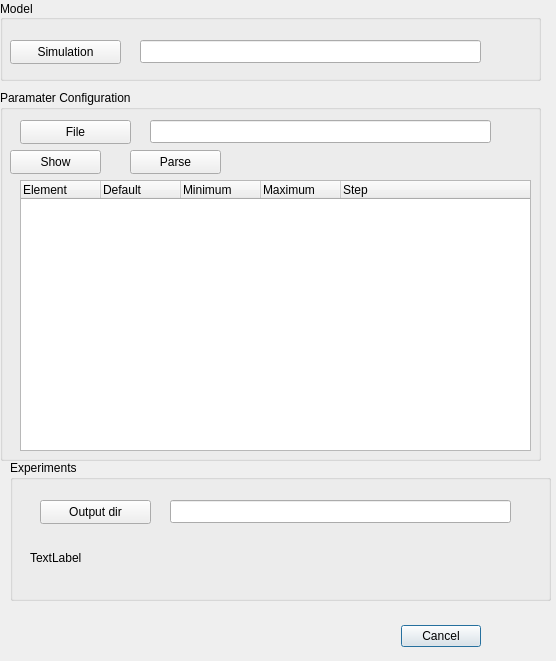
<?xml version="1.0" encoding="UTF-8"?>
<ui version="4.0">
 <class>Laboratory</class>
 <widget class="QDialog" name="Laboratory">
  <property name="geometry">
   <rect>
    <x>0</x>
    <y>0</y>
    <width>556</width>
    <height>661</height>
   </rect>
  </property>
  <property name="windowTitle">
   <string>Laboratory</string>
  </property>
  <widget class="QDialogButtonBox" name="buttonBox">
   <property name="geometry">
    <rect>
     <x>140</x>
     <y>620</y>
     <width>341</width>
     <height>32</height>
    </rect>
   </property>
   <property name="orientation">
    <enum>Qt::Horizontal</enum>
   </property>
   <property name="standardButtons">
    <set>QDialogButtonBox::Cancel</set>
   </property>
   <property name="centerButtons">
    <bool>false</bool>
   </property>
  </widget>
  <widget class="QGroupBox" name="groupBox_3">
   <property name="geometry">
    <rect>
     <x>10</x>
     <y>460</y>
     <width>541</width>
     <height>141</height>
    </rect>
   </property>
   <property name="title">
    <string>Experiments</string>
   </property>
   <widget class="QLineEdit" name="outputEdit">
    <property name="geometry">
     <rect>
      <x>160</x>
      <y>40</y>
      <width>341</width>
      <height>23</height>
     </rect>
    </property>
   </widget>
   <widget class="QPushButton" name="outputButton">
    <property name="geometry">
     <rect>
      <x>30</x>
      <y>40</y>
      <width>111</width>
      <height>24</height>
     </rect>
    </property>
    <property name="text">
     <string>Output dir</string>
    </property>
   </widget>
   <widget class="QLabel" name="label">
    <property name="geometry">
     <rect>
      <x>20</x>
      <y>90</y>
      <width>471</width>
      <height>16</height>
     </rect>
    </property>
    <property name="text">
     <string>TextLabel</string>
    </property>
   </widget>
  </widget>
  <widget class="QGroupBox" name="groupBox">
   <property name="geometry">
    <rect>
     <x>0</x>
     <y>0</y>
     <width>541</width>
     <height>81</height>
    </rect>
   </property>
   <property name="title">
    <string>Model</string>
   </property>
   <property name="alignment">
    <set>Qt::AlignLeading|Qt::AlignLeft|Qt::AlignVCenter</set>
   </property>
   <widget class="QLineEdit" name="simulationEdit">
    <property name="geometry">
     <rect>
      <x>140</x>
      <y>40</y>
      <width>341</width>
      <height>23</height>
     </rect>
    </property>
   </widget>
   <widget class="QPushButton" name="simulationButton">
    <property name="geometry">
     <rect>
      <x>10</x>
      <y>40</y>
      <width>111</width>
      <height>24</height>
     </rect>
    </property>
    <property name="text">
     <string>Simulation</string>
    </property>
   </widget>
  </widget>
  <widget class="QGroupBox" name="groupBox_2">
   <property name="geometry">
    <rect>
     <x>0</x>
     <y>90</y>
     <width>541</width>
     <height>371</height>
    </rect>
   </property>
   <property name="title">
    <string>Paramater Configuration</string>
   </property>
   <widget class="QPushButton" name="configButton">
    <property name="geometry">
     <rect>
      <x>20</x>
      <y>30</y>
      <width>111</width>
      <height>24</height>
     </rect>
    </property>
    <property name="text">
     <string>File</string>
    </property>
   </widget>
   <widget class="QLineEdit" name="configEdit">
    <property name="geometry">
     <rect>
      <x>150</x>
      <y>30</y>
      <width>341</width>
      <height>23</height>
     </rect>
    </property>
   </widget>
   <widget class="QPushButton" name="parseButton">
    <property name="geometry">
     <rect>
      <x>130</x>
      <y>60</y>
      <width>91</width>
      <height>24</height>
     </rect>
    </property>
    <property name="text">
     <string>Parse</string>
    </property>
   </widget>
   <widget class="QPushButton" name="showButton">
    <property name="geometry">
     <rect>
      <x>10</x>
      <y>60</y>
      <width>91</width>
      <height>24</height>
     </rect>
    </property>
    <property name="text">
     <string>Show</string>
    </property>
   </widget>
   <widget class="QTreeWidget" name="paramsTree">
    <property name="geometry">
     <rect>
      <x>20</x>
      <y>90</y>
      <width>511</width>
      <height>271</height>
     </rect>
    </property>
    <property name="indentation">
     <number>20</number>
    </property>
    <property name="columnCount">
     <number>5</number>
    </property>
    <attribute name="headerDefaultSectionSize">
     <number>80</number>
    </attribute>
    <column>
     <property name="text">
      <string>Element</string>
     </property>
    </column>
    <column>
     <property name="text">
      <string>Default</string>
     </property>
    </column>
    <column>
     <property name="text">
      <string>Minimum</string>
     </property>
    </column>
    <column>
     <property name="text">
      <string>Maximum</string>
     </property>
    </column>
    <column>
     <property name="text">
      <string>Step</string>
     </property>
    </column>
   </widget>
  </widget>
 </widget>
 <resources/>
 <connections>
  <connection>
   <sender>buttonBox</sender>
   <signal>accepted()</signal>
   <receiver>Laboratory</receiver>
   <slot>accept()</slot>
   <hints>
    <hint type="sourcelabel">
     <x>248</x>
     <y>254</y>
    </hint>
    <hint type="destinationlabel">
     <x>157</x>
     <y>274</y>
    </hint>
   </hints>
  </connection>
  <connection>
   <sender>buttonBox</sender>
   <signal>rejected()</signal>
   <receiver>Laboratory</receiver>
   <slot>reject()</slot>
   <hints>
    <hint type="sourcelabel">
     <x>316</x>
     <y>260</y>
    </hint>
    <hint type="destinationlabel">
     <x>286</x>
     <y>274</y>
    </hint>
   </hints>
  </connection>
 </connections>
</ui>
